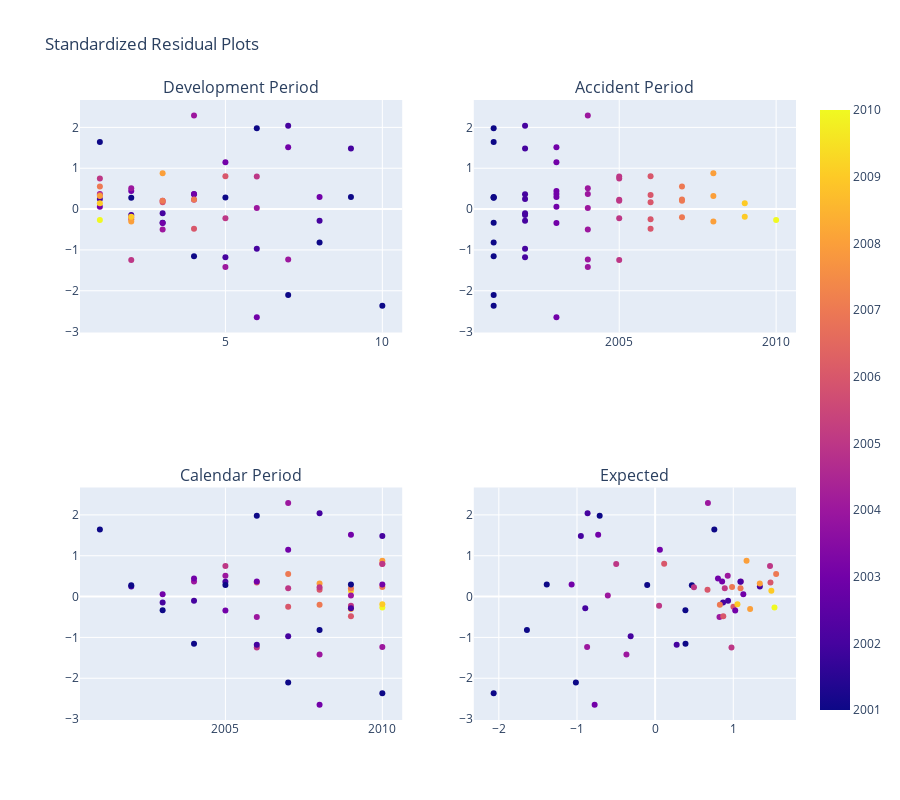

The notebook cell saved with this chart:
### Code cell
rky.icrfs.ResidualPlot(color_col='acc')
